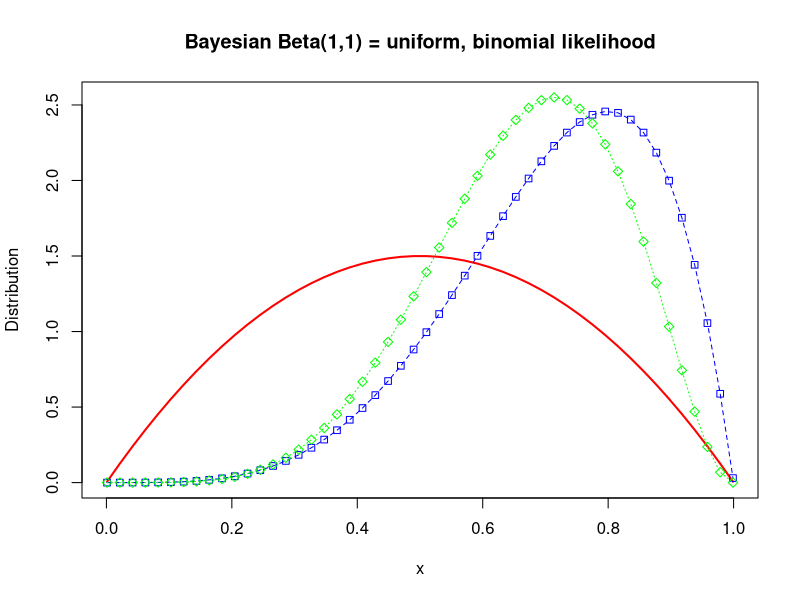

The R script that drew this image: (Note: this script raises an error after producing the figure.)
rm(list = ls())

op <- par(mfrow = c(1, 2), # 2 x 2 pictures on one plot
          pty = "s")       # square plotting region,
                           # independent of device size

oldpar = par(op)
#%% Example of parameter updating in a Beta-Binomial model
#%
#%%
  
#  % This file is from pmtk3.googlecode.com

library(matlab)

data = data.frame(data = zeros(4,4))
names(data)  = c("a","b","N1","N0")
data[1,] = c(a=2,b=2,N1=4 ,N0 = 1)
data[2,] = c(a=2,b=2,N1=40,N0 = 10)
data[3,] = c(a=1,b=1,N1=4 ,N0 = 1)
data[4,] = c(a=1,b=1,N1=40,N0 = 10)

X = data[1,]

flatPrior.a = 1;
flatPrior.b = 1;

#%%    
figname = c('betaPostInfSmallSample', 'betaPostInfLargeSample', 
            'betaPostUninfSmallSample', 'betaPostUninfLargeSample');

x = linspace(0.001, 0.999, 50); 
for (i in 1:numel(data))
{
  
  #%% Update
  prior.a = data[i,"a"];
  prior.b = data[i,"b"];
  N = data[i,"N0"] + data[i,"N1"];
  nsucc = data[i,"N1"];
  nfail = N - nsucc;
  post.a = prior.a + nsucc;
  post.b = prior.b + nfail;
  lik.a = flatPrior.a + nsucc;
  lik.b = flatPrior.b + nfail; 

  Pprior = exp(dbeta(shape1 = prior.a, shape2 = prior.b, x = x, log = TRUE))
  name1 = sprintf('prior Beta Be(%2.1f, %2.1f)', prior.a, prior.b)
  
  Plik = exp(dbeta(shape1 = lik.a, shape2 = lik.b, x = x, log = TRUE));
  name2 = sprintf('lik Be(%2.1f, %2.1f)', lik.a, lik.b);
  
  Ppost = exp(dbeta(shape1 = post.a, shape2 = post.b, x = x, log = TRUE));
  name3 = sprintf('post Be(%2.1f, %2.1f)', post.a, post.b);
  
  ylim = max(unlist(list(max(Pprior),max(Plik),max(Ppost))))
  
  plot(x, Pprior,type="l", col="red",ylim=c(0,ylim),lwd=2,lty=1,pch=21, ann=FALSE) 
  title(main="Bayesian Beta(1,1) = uniform, binomial likelihood")
  title(xlab="x")
  title(ylab="Distribution")  
  
  
  
  lines(x = x, y = Plik, col="blue", type = "o", lty=2,pch=22)    
  lines(x, Ppost, col="green", type = "o", lty=3, pch=23)  
 
  posterior <- MCbinomialbeta(nsucc,N,mc=5000)
  lines(density(posterior), col="black", type = "l",lty=5,pch=24)
  name4 = "mcmc"
  legend(0, ylim, c(name1,name2,name3,name4), cex=0.8, 
         col=c("red","blue","green","black"), pch=c(0,22,23,0), lty=1:4);

}

par(oldpar)
## from help
library(MCMCpack)
## Not run:

posterior <- MCbinomialbeta(2,2,mc=5000)
summary(posterior)
plot(posterior)
grid <- seq(0,1,0.01)
plot(grid, dbeta(grid, 1, 1, log = TRUE), type="l", col="red", lwd=3, ylim=c(0,3.6),
     xlab="pi", ylab="density")
lines(density(posterior), col="blue", lwd=3)
legend(.75, 3.6, c("prior", "posterior"), lwd=3, col=c("red", "blue"))
